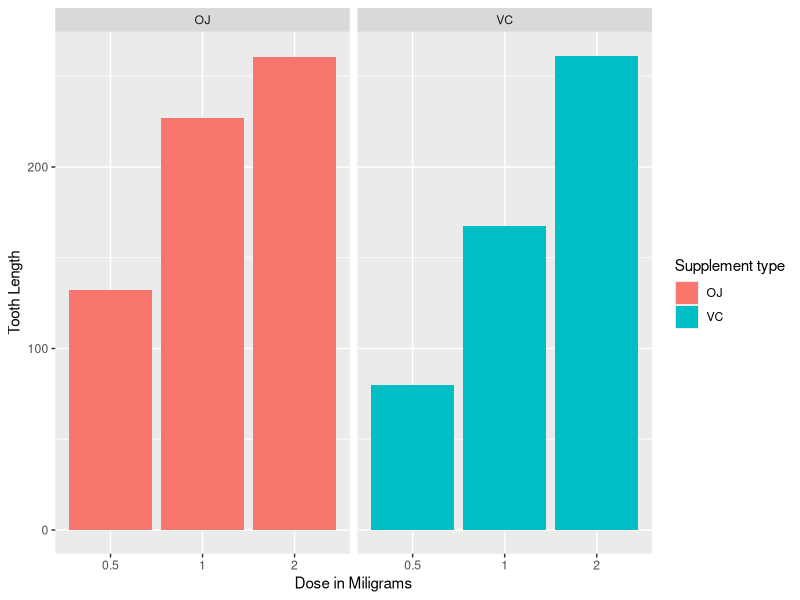
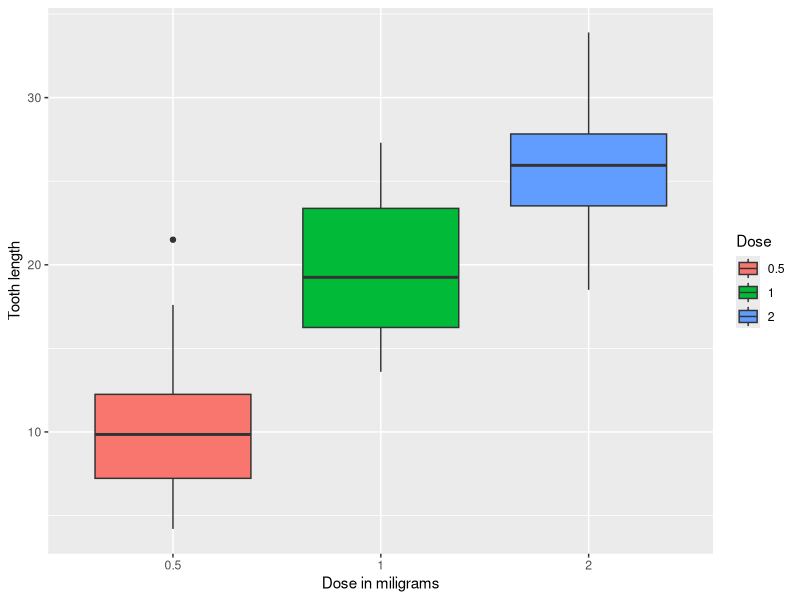
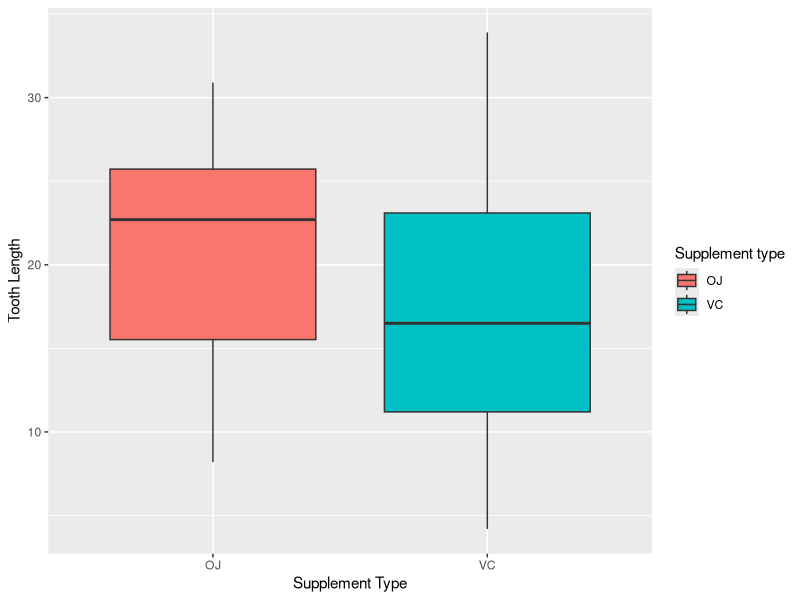

The R script that drew these images, in order:
## ---- chunk 1
#load the dataset
library(datasets)
data <- ToothGrowth

#look at the data
head(data,2)
str(data)

#convert variable dose to factor from numeric
data$dose <- as.factor(data$dose)

#number of rows and columns in dataset
dim(data)
## ---- chunk 2
library(ggplot2)

ggplot(data=data, aes(x=dose, y=len, fill=supp)) +
    geom_bar(stat="identity",) +
    facet_grid(. ~ supp) +
    xlab("Dose in Miligrams") +
    ylab("Tooth Length") +
    guides(fill=guide_legend(title="Supplement type"))
## ---- chunk 3
ggplot(aes(x=dose, y=len), data=data) + geom_boxplot(aes(fill=dose)) + xlab("Dose in miligrams") + ylab("Tooth length") + guides(fill=guide_legend(title="Dose"))
## ---- chunk 4
ggplot(aes(x=supp, y=len), data=data) + geom_boxplot(aes(fill=supp)) + xlab("Supplement Type") + ylab("Tooth Length") + guides(fill=guide_legend(title="Supplement type"))
## ---- chunk 5
summary(data)
## ---- chunk 6
t.test(len~supp,data=data)
## ---- chunk 7
# three groups per dose level
doses_0.5_1.0 <- subset(data,dose %in% c(0.5,1.0))
doses_0.5_2.0 <- subset(data,dose %in% c(0.5,2.0))
doses_1.0_2.0 <- subset(data,dose %in% c(1.0,2.0))

#check for dose level(0.5,1.0)
t.test(len~dose, data=doses_0.5_1.0)

#check for dose level(0.5,2.0)
t.test(len~dose, data=doses_0.5_2.0)

#check for dose level(1.0,2.0)
t.test(len~dose, data=doses_1.0_2.0)

